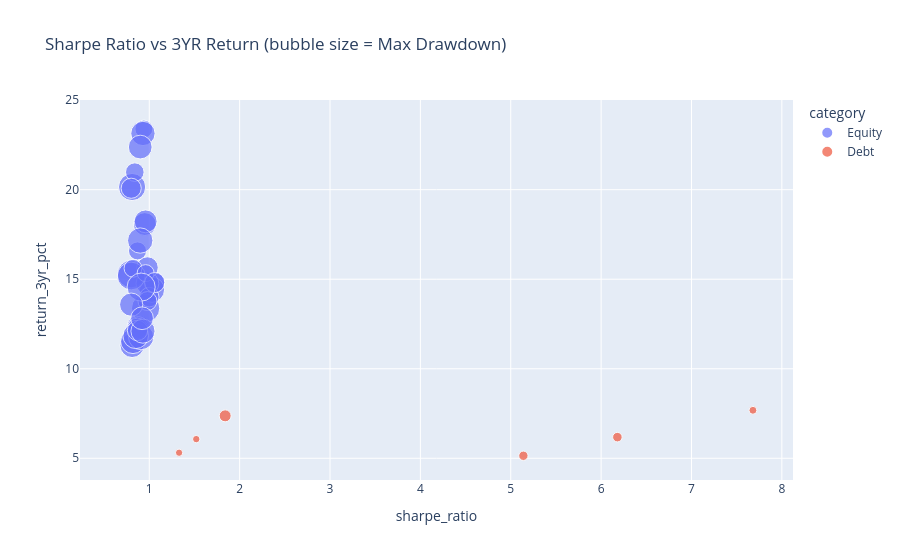

The notebook cell saved with this chart:
### Markdown cell above
## SECTION 12: Chart 11 — Risk-Return Scatter

### Code cell
fig = px.scatter(
    perf, x="sharpe_ratio", y="return_3yr_pct", color="category",
    size=perf["max_drawdown_pct"].abs(),
    hover_name="scheme_name",
    title="Sharpe Ratio vs 3YR Return (bubble size = Max Drawdown)"
)
fig.show()
#fig.write_image(str(FIG_DIR / "11_risk_return_scatter.png"), width=1000, height=700, scale=2)

### Figure 1 — Plotly figure (JSON) as saved in the notebook; plotly's stock layout.template omitted (floating-point values rounded to 4 significant figures)
{"data": [{"hovertemplate": "<b>%{hovertext}</b><br><br>category=Equity<br>sharpe_ratio=%{x}<br>return_3yr_pct=%{y}<br>size=%{marker.size}<extra></extra>", "hovertext": ["SBI Bluechip Fund - Regular Plan - Growth", "SBI Bluechip Fund - Direct Plan - Growth", "SBI Small Cap Fund - Regular Plan - Growth", "SBI Small Cap Fund - Direct Plan - Growth", "HDFC Top 100 Fund - Regular Plan - Growth", "HDFC Top 100 Fund - Direct Plan - Growth", "HDFC Mid-Cap Opportunities Fund - Regular - Growth", "HDFC Mid-Cap Opportunities Fund - Direct - Growth", "ICICI Pru Bluechip Fund - Regular - Growth", "ICICI Pru Bluechip Fund - Direct - Growth", "ICICI Pru Midcap Fund - Regular - Growth", "ICICI Pru Value Discovery Fund - Regular - Growth", "Nippon India Large Cap Fund - Regular - Growth", "Nippon India Large Cap Fund - Direct - Growth", "Nippon India Small Cap Fund - Regular - Growth", "Nippon India ETF Nifty 50 BeES", "Kotak Bluechip Fund - Regular - Growth", "Kotak Emerging Equity Fund - Regular - Growth", "Kotak Flexicap Fund - Regular - Growth", "Axis Bluechip Fund - Regular - Growth", "Axis Bluechip Fund - Direct - Growth", "Axis Midcap Fund - Regular - Growth", "Axis Small Cap Fund - Regular - Growth", "ABSL Frontline Equity Fund - Regular - Growth", "ABSL Small Cap Fund - Regular - Growth", "UTI Nifty 50 Index Fund - Regular - Growth", "UTI Mid Cap Fund - Regular - Growth", "UTI Flexi Cap Fund - Regular - Growth", "Mirae Asset Large Cap Fund - Regular - Growth", "Mirae Asset Emerging Bluechip Fund - Regular - Growth", "Mirae Asset Tax Saver Fund - Regular - Growth", "DSP Top 100 Equity Fund - Regular - Growth", "DSP Midcap Fund - Regular - Growth", "DSP Small Cap Fund - Regular - Growth"], "legendgroup": "Equity", "marker": {"color": "#636efa", "size": [21.7, 24.43, 13.35, 24.78, 17.41, 33.5, 13.67, 32.22, 25.91, 26.59, 21.84, 21.89, 16.07, 18.14, 30.87, 26.75, 17.86, 21.92, 19.5, 27.54, 17.4, 32.38, 14.45, 15.07, 23.61, 24.42, 13.43, 12.14, 17.07, 33.15, 22.62, 21.7, 26.99, 17.01], "sizemode": "area", "sizeref": 0.08375, "symbol": "circle"}, "mode": "markers", "name": "Equity", "orientation": "v", "showlegend": true, "type": "scatter", "x": [0.88, 0.81, 0.94, 0.93, 1.06, 0.96, 0.87, 0.8, 0.82, 1.03, 0.95, 0.98, 1.0, 0.88, 0.81, 0.91, 0.87, 0.96, 0.98, 0.85, 0.87, 0.8, 0.84, 0.98, 0.9, 0.93, 0.82, 0.96, 1.06, 0.91, 0.8, 0.92, 0.9, 0.8], "xaxis": "x", "y": [12.36, 11.3, 23.39, 23.14, 14.84, 13.38, 16.58, 15.29, 11.54, 14.41, 18.08, 14.76, 14.0, 12.33, 20.15, 11.77, 12.25, 18.23, 15.65, 11.84, 12.14, 15.18, 20.98, 13.78, 22.38, 12.1, 15.61, 15.34, 14.81, 14.56, 13.58, 12.82, 17.16, 20.08], "yaxis": "y"}, {"hovertemplate": "<b>%{hovertext}</b><br><br>category=Debt<br>sharpe_ratio=%{x}<br>return_3yr_pct=%{y}<br>size=%{marker.size}<extra></extra>", "hovertext": ["SBI Magnum Gilt Fund - Regular Plan - Growth", "HDFC Short Term Debt Fund - Regular - Growth", "ICICI Pru Liquid Fund - Regular - Growth", "Nippon India Gilt Securities Fund - Regular - Growth", "Kotak Liquid Fund - Regular - Growth", "ABSL Liquid Fund - Regular - Growth"], "legendgroup": "Debt", "marker": {"color": "#EF553B", "size": [2.3, 6.01, 2.62, 2.23, 3.81, 3.66], "sizemode": "area", "sizeref": 0.08375, "symbol": "circle"}, "mode": "markers", "name": "Debt", "orientation": "v", "showlegend": true, "type": "scatter", "x": [1.52, 1.84, 7.68, 1.33, 6.18, 5.14], "xaxis": "x", "y": [6.07, 7.37, 7.68, 5.31, 6.18, 5.14], "yaxis": "y"}], "layout": {"legend": {"itemsizing": "constant", "title": {"text": "category"}, "tracegroupgap": 0}, "title": {"text": "Sharpe Ratio vs 3YR Return (bubble size = Max Drawdown)"}, "xaxis": {"anchor": "y", "domain": [0, 1], "title": {"text": "sharpe_ratio"}}, "yaxis": {"anchor": "x", "domain": [0, 1], "title": {"text": "return_3yr_pct"}}}}
